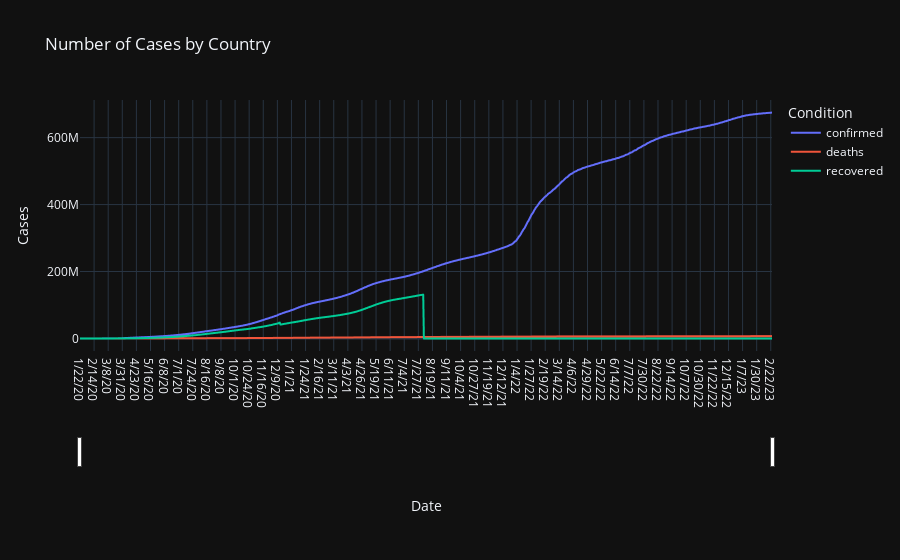

The notebook cell saved with this chart:
### Code cell
import plotly.express as px
from data_processing import make_final_df

df = make_final_df()

line

### Figure 1 — Plotly figure (JSON) as saved in the notebook; plotly's stock layout.template omitted (floating-point values rounded to 4 significant figures; data arrays with more than 128 entries replaced by an {"elided": "..."} marker saying what was removed)
{"data": [{"customdata": {"elided": "1130x1 str values"}, "hovertemplate": "Cases=%{y:,}<extra></extra>", "legendgroup": "confirmed", "line": {"color": "#636efa", "dash": "solid"}, "marker": {"symbol": "circle"}, "mode": "lines", "name": "confirmed", "showlegend": true, "type": "scattergl", "x": {"elided": "1130 str values"}, "xaxis": "x", "y": {"elided": "1130 int values"}, "yaxis": "y"}, {"customdata": {"elided": "1130x1 str values"}, "hovertemplate": "Cases=%{y:,}<extra></extra>", "legendgroup": "deaths", "line": {"color": "#EF553B", "dash": "solid"}, "marker": {"symbol": "circle"}, "mode": "lines", "name": "deaths", "showlegend": true, "type": "scattergl", "x": {"elided": "1130 str values"}, "xaxis": "x", "y": {"elided": "1130 int values"}, "yaxis": "y"}, {"customdata": {"elided": "1130x1 str values"}, "hovertemplate": "Cases=%{y:,}<extra></extra>", "legendgroup": "recovered", "line": {"color": "#00cc96", "dash": "solid"}, "marker": {"symbol": "circle"}, "mode": "lines", "name": "recovered", "showlegend": true, "type": "scattergl", "x": {"elided": "1130 str values"}, "xaxis": "x", "y": {"elided": "1130 int values"}, "yaxis": "y"}], "layout": {"legend": {"title": {"text": "Condition"}, "tracegroupgap": 0}, "title": {"text": "Number of Cases by Country"}, "xaxis": {"anchor": "y", "domain": [0, 1], "rangeslider": {"visible": true}, "title": {"text": "Date"}}, "yaxis": {"anchor": "x", "domain": [0, 1], "title": {"text": "Cases"}}}}
